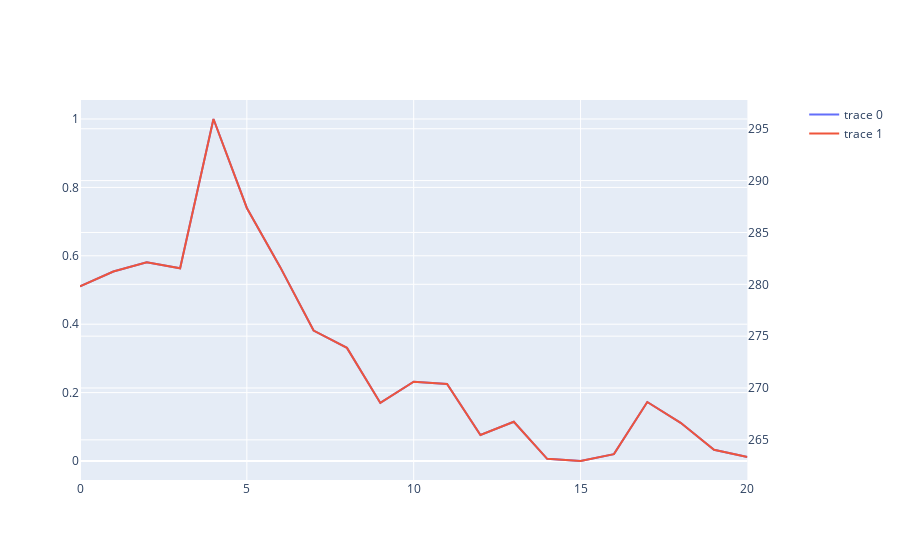

Notebook cell for this chart:
### Code cell
fig = make_subplots(specs=[[{"secondary_y": True}]])
fig.add_trace(go.Scatter(x=np.linspace(start=0, stop=len(transformed_open_candles)-1, num=len(transformed_open_candles)),y=transformed_open_candles.squeeze()))
fig.add_trace(go.Scatter(x=np.linspace(start=0, stop=len(transformed_open_candles)-1, num=len(df['Open'])), y=df['Open']), secondary_y=True)
fig.show()

### Figure 1 — Plotly figure (JSON) as saved in the notebook; plotly's stock layout.template omitted (floating-point values rounded to 4 significant figures)
{"data": [{"type": "scatter", "x": [0, 1, 2, 3, 4, 5, 6, 7, 8, 9, 10, 11, 12, 13, 14, 15, 16, 17, 18, 19, 20], "y": [0.5106, 0.5541, 0.5814, 0.5635, 1, 0.7399, 0.5669, 0.3814, 0.3308, 0.1698, 0.2316, 0.225, 0.0761, 0.1146, 0.006368, 0, 0.02001, 0.1725, 0.1116, 0.03275, 0.01183]}, {"type": "scatter", "x": [0, 1, 2, 3, 4, 5, 6, 7, 8, 9, 10, 11, 12, 13, 14, 15, 16, 17, 18, 19, 20], "xaxis": "x", "y": [279.8, 281.2, 282.1, 281.5, 295.9, 287.4, 281.7, 275.5, 273.9, 268.6, 270.6, 270.4, 265.5, 266.7, 263.2, 263.0, 263.6, 268.6, 266.6, 264.0, 263.4], "yaxis": "y2"}], "layout": {"xaxis": {"anchor": "y", "domain": [0, 0.94]}, "yaxis": {"anchor": "x", "domain": [0, 1]}, "yaxis2": {"anchor": "x", "overlaying": "y", "side": "right"}}}
